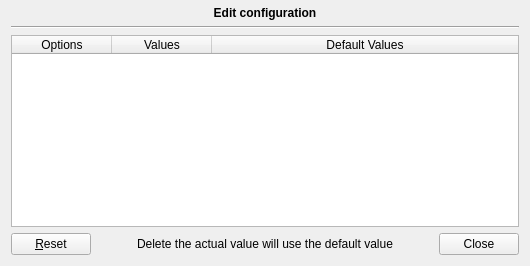
       <widget class="QWidget" name="ConfigsPage">
        <layout class="QVBoxLayout" name="verticalLayout_7">
         <property name="topMargin">
          <number>6</number>
         </property>
         <item>
          <layout class="QVBoxLayout" name="verticalLayout_4">
           <property name="topMargin">
            <number>0</number>
           </property>
           <property name="bottomMargin">
            <number>0</number>
           </property>
           <item>
            <widget class="QLabel" name="label_2">
             <property name="font">
              <font>
               <weight>75</weight>
               <bold>true</bold>
              </font>
             </property>
             <property name="text">
              <string>Edit configuration</string>
             </property>
             <property name="alignment">
              <set>Qt::AlignCenter</set>
             </property>
            </widget>
           </item>
           <item>
            <widget class="Line" name="line_3">
             <property name="orientation">
              <enum>Qt::Horizontal</enum>
             </property>
            </widget>
           </item>
           <item>
            <widget class="QTableWidget" name="configuration_table">
             <property name="editTriggers">
              <set>QAbstractItemView::DoubleClicked|QAbstractItemView::EditKeyPressed</set>
             </property>
             <property name="showDropIndicator" stdset="0">
              <bool>false</bool>
             </property>
             <property name="dragDropOverwriteMode">
              <bool>false</bool>
             </property>
             <property name="alternatingRowColors">
              <bool>true</bool>
             </property>
             <property name="selectionMode">
              <enum>QAbstractItemView::SingleSelection</enum>
             </property>
             <property name="sortingEnabled">
              <bool>true</bool>
             </property>
             <attribute name="horizontalHeaderDefaultSectionSize">
              <number>100</number>
             </attribute>
             <attribute name="horizontalHeaderShowSortIndicator" stdset="0">
              <bool>false</bool>
             </attribute>
             <attribute name="horizontalHeaderStretchLastSection">
              <bool>true</bool>
             </attribute>
             <attribute name="verticalHeaderVisible">
              <bool>false</bool>
             </attribute>
             <column>
              <property name="text">
               <string>Options</string>
              </property>
             </column>
             <column>
              <property name="text">
               <string>Values</string>
              </property>
             </column>
             <column>
              <property name="text">
               <string>Default Values</string>
              </property>
             </column>
            </widget>
           </item>
           <item>
            <layout class="QHBoxLayout" name="horizontalLayout_7">
             <property name="topMargin">
              <number>0</number>
             </property>
             <item>
              <widget class="QPushButton" name="configuration_reset">
               <property name="sizePolicy">
                <sizepolicy hsizetype="Fixed" vsizetype="Fixed">
                 <horstretch>0</horstretch>
                 <verstretch>0</verstretch>
                </sizepolicy>
               </property>
               <property name="text">
                <string>&amp;Reset</string>
               </property>
               <property name="icon">
                <iconset theme="draw-eraser">
                 <normaloff>.</normaloff>.</iconset>
               </property>
              </widget>
             </item>
             <item>
              <spacer name="horizontalSpacer">
               <property name="orientation">
                <enum>Qt::Horizontal</enum>
               </property>
               <property name="sizeHint" stdset="0">
                <size>
                 <width>40</width>
                 <height>20</height>
                </size>
               </property>
              </spacer>
             </item>
             <item>
              <widget class="QLabel" name="label_3">
               <property name="text">
                <string>Delete the actual value will use the default value</string>
               </property>
              </widget>
             </item>
             <item>
              <spacer name="horizontalSpacer_2">
               <property name="orientation">
                <enum>Qt::Horizontal</enum>
               </property>
               <property name="sizeHint" stdset="0">
                <size>
                 <width>40</width>
                 <height>20</height>
                </size>
               </property>
              </spacer>
             </item>
             <item>
              <widget class="QPushButton" name="configuration_close">
               <property name="sizePolicy">
                <sizepolicy hsizetype="Fixed" vsizetype="Fixed">
                 <horstretch>0</horstretch>
                 <verstretch>0</verstretch>
                </sizepolicy>
               </property>
               <property name="statusTip">
                <string>Edit configuration close.</string>
               </property>
               <property name="text">
                <string>Close</string>
               </property>
               <property name="icon">
                <iconset theme="dialog-close"/>
               </property>
              </widget>
             </item>
            </layout>
           </item>
          </layout>
         </item>
        </layout>
       </widget>
